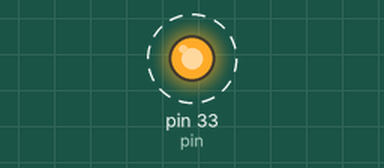
Bench run of a program on a simulated Raspberry Pi (header pin numbers). Shown: output pins drawn as LEDs (lit = HIGH). Dashed ring = blinking. What the program prints to the terminal is not drawn. At 2.0 s the program stops and its outputs stay as they are.

Above: at 0.2 s.
Timing chart, 0 to 3.0 s (numbered marks = the images above):
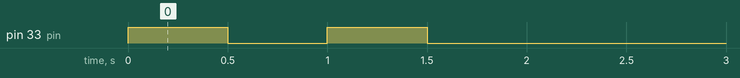

Measured:
- by itself, pin 33 (pin): alternates HIGH for 0.50 s and LOW for 0.50 s, 4 changes in all, then stays LOW

The program:

primjer.py
```python
import RPi.GPIO as GPIO
GPIO.setmode(GPIO.BOARD)
from time import sleep
GPIO.setwarnings(False)
try:
    GPIO.cleanup()
except RuntimeWarning:
    pass
########################
########################


pin = 33

GPIO.setup(pin, GPIO.OUT)


GPIO.output(pin, 1)
sleep(0.5)

GPIO.output(pin, 0)
sleep(0.5)

GPIO.output(pin, 1)
sleep(0.5)

GPIO.output(pin, 0)
sleep(0.5)

#GPIO.cleanup()
print("ok")
```
